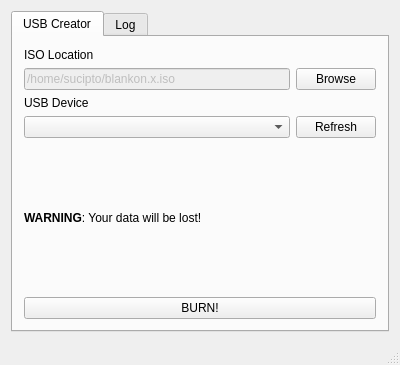
<?xml version="1.0" encoding="UTF-8"?>
<ui version="4.0">
 <class>MainWindow</class>
 <widget class="QMainWindow" name="MainWindow">
  <property name="geometry">
   <rect>
    <x>0</x>
    <y>0</y>
    <width>400</width>
    <height>365</height>
   </rect>
  </property>
  <property name="windowTitle">
   <string>Haftian GUI</string>
  </property>
  <widget class="QWidget" name="centralWidget">
   <layout class="QVBoxLayout" name="verticalLayout">
    <item>
     <widget class="QTabWidget" name="tabWidget">
      <property name="currentIndex">
       <number>0</number>
      </property>
      <widget class="QWidget" name="tab_main">
       <attribute name="title">
        <string>USB Creator</string>
       </attribute>
       <layout class="QGridLayout" name="gridLayout">
        <item row="1" column="0">
         <widget class="QLineEdit" name="lineEdit">
          <property name="enabled">
           <bool>false</bool>
          </property>
          <property name="text">
           <string>/home/sucipto/blankon.x.iso</string>
          </property>
         </widget>
        </item>
        <item row="3" column="1">
         <widget class="QPushButton" name="pushButton_2">
          <property name="text">
           <string>Refresh</string>
          </property>
         </widget>
        </item>
        <item row="0" column="0">
         <widget class="QLabel" name="label">
          <property name="text">
           <string>ISO Location</string>
          </property>
         </widget>
        </item>
        <item row="7" column="0" colspan="2">
         <widget class="QPushButton" name="pushButton_3">
          <property name="text">
           <string>BURN!</string>
          </property>
         </widget>
        </item>
        <item row="5" column="0" colspan="2">
         <widget class="QLabel" name="label_3">
          <property name="text">
           <string>&lt;html&gt;&lt;head/&gt;&lt;body&gt;&lt;p&gt;&lt;span style=&quot; font-weight:600;&quot;&gt;WARNING&lt;/span&gt;: Your data will be lost!&lt;/p&gt;&lt;/body&gt;&lt;/html&gt;</string>
          </property>
         </widget>
        </item>
        <item row="6" column="0">
         <spacer name="verticalSpacer">
          <property name="orientation">
           <enum>Qt::Vertical</enum>
          </property>
          <property name="sizeHint" stdset="0">
           <size>
            <width>20</width>
            <height>40</height>
           </size>
          </property>
         </spacer>
        </item>
        <item row="1" column="1">
         <widget class="QPushButton" name="pushButton">
          <property name="text">
           <string>Browse</string>
          </property>
         </widget>
        </item>
        <item row="3" column="0">
         <widget class="QComboBox" name="comboBox"/>
        </item>
        <item row="2" column="0">
         <widget class="QLabel" name="label_2">
          <property name="text">
           <string>USB Device</string>
          </property>
         </widget>
        </item>
        <item row="4" column="0">
         <spacer name="verticalSpacer_2">
          <property name="orientation">
           <enum>Qt::Vertical</enum>
          </property>
          <property name="sizeHint" stdset="0">
           <size>
            <width>20</width>
            <height>40</height>
           </size>
          </property>
         </spacer>
        </item>
       </layout>
      </widget>
      <widget class="QWidget" name="tab_log">
       <attribute name="title">
        <string>Log</string>
       </attribute>
       <layout class="QHBoxLayout" name="horizontalLayout">
        <item>
         <widget class="QTextEdit" name="textEdit">
          <property name="styleSheet">
           <string notr="true">background: #000;
color: #fff</string>
          </property>
          <property name="html">
           <string>&lt;!DOCTYPE HTML PUBLIC &quot;-//W3C//DTD HTML 4.0//EN&quot; &quot;http://www.w3.org/TR/REC-html40/strict.dtd&quot;&gt;
&lt;html&gt;&lt;head&gt;&lt;meta name=&quot;qrichtext&quot; content=&quot;1&quot; /&gt;&lt;style type=&quot;text/css&quot;&gt;
p, li { white-space: pre-wrap; }
&lt;/style&gt;&lt;/head&gt;&lt;body style=&quot; font-family:'Cantarell'; font-size:11pt; font-weight:400; font-style:normal;&quot;&gt;
&lt;p style=&quot; margin-top:0px; margin-bottom:0px; margin-left:0px; margin-right:0px; -qt-block-indent:0; text-indent:0px;&quot;&gt;Log start...&lt;/p&gt;&lt;/body&gt;&lt;/html&gt;</string>
          </property>
         </widget>
        </item>
       </layout>
      </widget>
     </widget>
    </item>
   </layout>
  </widget>
  <widget class="QStatusBar" name="statusBar"/>
 </widget>
 <layoutdefault spacing="6" margin="11"/>
 <resources/>
 <connections/>
</ui>
